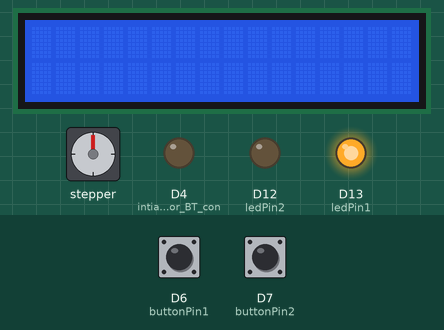
A sketch run on a simulated Arduino MKR. Shown: 16×2 character LCD, stepper motor, output pins drawn as LEDs (lit = HIGH). The inputs (shaded band) are chosen by the test bench; at power-on: D7 (buttonPin2) LOW, D6 (buttonPin1) LOW. WiFi joins after 1.5 s; servers stay silent unless stated; stepper angles assume 500 steps per turn; what the sketch prints to the serial monitor is not drawn.

Above: at 1.2 s.
1.3 s: D7 (buttonPin2) pulled HIGH for 3.2 s
At 3.53 s:
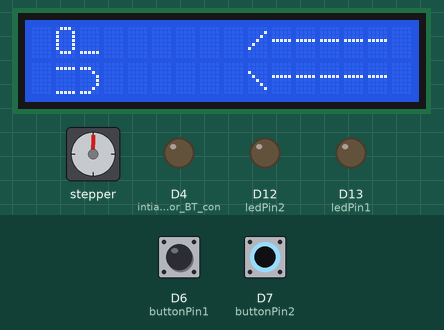
At 4.14 s:
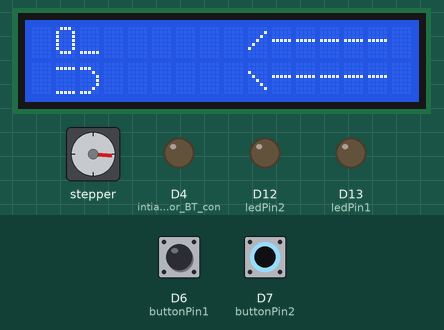
14.1 s: D6 (buttonPin1) pulled HIGH for 3.2 s
At 31.1 s:
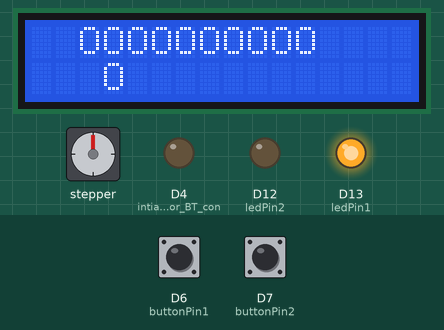
Timing chart, 0 to 32.3 s (numbered marks = the images above; inputs shaded):
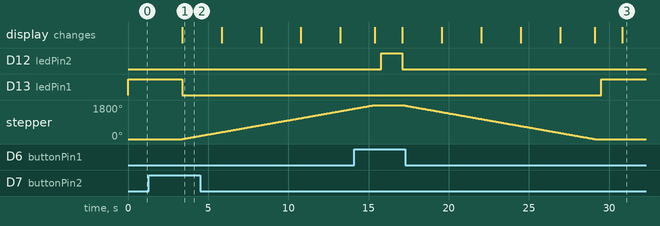

Measured:
- after the input at 1.3 s, D13 (ledPin1): HIGH → LOW after 2.1 s; stepper: keeps turning clockwise at about 150°/s, starting after 2.1 s; the display: changes after 2.1 s (image 1)
- after the input at 14.1 s, D13 (ledPin1): LOW → HIGH after 15.4 s; the display: first differs from a run without the input after 3.0 s (image 3 shows a later state)

The sketch:

Elevator_v6.ino
```cpp
/*
 Elevator Simulation Program
 Created 28 Mar. 2023
 by Asher Linkowski, Marina
 */

#include <Stepper.h>            // Stepper library
#include <SoftwareSerial.h>     // Serial Software library
#include <LiquidCrystal.h>      // include the library code: The LiquidCrystal

#include "ThingSpeak.h"         // Thingspeak library
#include <SPI.h>
#include <WiFiNINA.h>
#include "secrets.h"

char ssid[] = SECRET_SSID;      // Thingspeak wifi access
char pass[] = SECRET_PASS;
WiFiClient theClient;

unsigned long myChannelNumber = SECRET_CH_ID;         // Thingspeak vars
const char myWriteAPIKey[] = SECRET_WRITE_APIKEY;

const int stepsPerRevolution = 500;  // Steps per level
const int torquediff = 1.2;

Stepper myStepper(stepsPerRevolution, 8, 9, 10, 11);    // initialize the stepper library on pins 8 through 11:

int level = 1;    // set starting floor at 1

const int buttonPin1 = 6;     // the number of the pushbutton pin 1
const int buttonPin2 = 7;     // the number of the pushbutton pin 2
int buttonState1 = 0;         // variable for reading the pushbutton 1 status
int buttonState2 = 0;         // variable for reading the pushbutton 2 status
const int ledPin1 =  13;      // the number of the LED 1 pin
const int ledPin2 =  12;      // the number of the LED 2 pin
const int rs = A0, en = A1, d4 = A2, d5 = A3, d6 = A4, d7 = A5; // LCD pin map
LiquidCrystal lcd(rs, en, d4, d5, d6, d7);                      // LCD pin map

SoftwareSerial commModule(2, 3); // RX | TX

byte U1[] = {     // Custom LED byte for the first half of U, for sideways font
  0b00000,
  0b11111,
  0b00000,
  0b00000,
  0b00000,
  0b00000,
  0b00000,
  0b11111
};

byte U2[] = {
  0b00000,
  0b11100,
  0b00010,
  0b00001,
  0b00001,
  0b00001,
  0b00010,
  0b11100
};

byte P1[] = {
  0b01110,
  0b10001,
  0b10001,
  0b10001,
  0b10001,
  0b10001,
  0b11111,
  0b00000
};

byte D1[] = {
  0b00000,
  0b00111,
  0b01000,
  0b10000,
  0b10000,
  0b10000,
  0b11111,
  0b00000
};

byte D2[] = {
  0b00000,
  0b11100,
  0b00010,
  0b00001,
  0b00001,
  0b00001,
  0b11111,
  0b00000
};

byte N1[] = {
  0b00000,
  0b11111,
  0b00000,
  0b00000,
  0b00011,
  0b01100,
  0b11111,
  0b00000
};

byte N2[] = {
  0b00000,
  0b11111,
  0b00110,
  0b11000,
  0b00000,
  0b00000,
  0b11111,
  0b00000
};

byte Ar2[] = {
  0b00000,
  0b00000,
  0b10000,
  0b01000,
  0b00100,
  0b00010,
  0b00001,
  0b00000
};

void setup() {

  pinMode(4, OUTPUT);         // intialize pins for BT control
  //digitalWrite(4, HIGH);    // Pin 4 for EN, setup only

  myStepper.setSpeed(25);     // set the speed rpm
  Serial.begin(9600);         // initialize the serial port
  ThingSpeak.begin(theClient); //Initialize a connection to ThingSpeak

  pinMode(buttonPin1, INPUT); // initialize the pushbutton pin 1 as input
  pinMode(buttonPin2, INPUT); // initialize the pushbutton pin 2 as input
  pinMode(ledPin1, OUTPUT);   // initialize the LED pin 1 as an output
  pinMode(ledPin2, OUTPUT);   // initialize the LED pin 2 as an output
  buttonState1 = LOW;         // initialize the button 1 state as off
  buttonState2 = LOW;         // initialize the button 1 state as off
  digitalWrite(ledPin1, HIGH);    // initialize the floor with light 1 on

  commModule.begin(9600);               // Baud Rate for command Mode.
  Serial.println("Elevator Commands");  // Print initializing text
  commModule.println("Elevator Commands");  // Print initializing text to comm module


  lcd.begin(16, 2);         // set up the LCD's number of columns and rows
  lcd.setCursor(0, 0);      // set the cursor to column 0, line 0
  lcd.createChar(0, U1);    // create custom characters from byte maps
  lcd.createChar(1, U2);
  lcd.createChar(2, D1);
  lcd.createChar(3, D2);
  lcd.createChar(4, N1);
  lcd.createChar(5, N2);
  lcd.createChar(6, Ar2);
  lcd.clear();              // Clears the LCD screen:
}

void loop() {


  if(WiFi.status()!=WL_CONNECTED){
    Serial.print("Attempting to connect to SSID:");
    Serial.println(SECRET_SSID);
    while (WiFi.status() != WL_CONNECTED){
      WiFi.begin(ssid, pass);
      Serial.print(".");
      delay(500);
      }
    Serial.println("\nConnected.");
  }


  ThingSpeak.setField(1, level);
  int x = ThingSpeak.writeFields(myChannelNumber, myWriteAPIKey);
  if (x==200){
   Serial.println("Channel update successful.");
  }
  else{
    Serial.println("Problem updateing channel.");
  }
  delay(1000);


  buttonState1 = digitalRead(buttonPin1);   // read the state of the pushbutton 1 value:
  buttonState2 = digitalRead(buttonPin2);   // read the state of the pushbutton 2 value:

  // Floor 1 button
  if (buttonState1 == HIGH){                  // check if the floor 1 button pressed
    if (level != 1){                          // check if the elevator is not on floor 1
    digitalWrite(ledPin2, LOW);               // turn floor 2 LED off
    lcd.clear();              // Clears the LCD screen:
  lcd.setCursor(1, 1);        // This block prints "up"
  lcd.write(byte(2));
  lcd.setCursor(2, 1);
  lcd.write(byte(3));

  lcd.setCursor(1, 0);
  lcd.write(byte(4));
  lcd.setCursor(2, 0);
  lcd.write(byte(5));

  lcd.setCursor(4, 0);      // This block prints the moving arrow
   lcd.print("-----");
   lcd.write(byte(6));
   lcd.setCursor(4, 1);
   lcd.print("-----/");

   myStepper.step(-stepsPerRevolution);       // move motor to floor

   lcd.setCursor(4, 0);
   lcd.print(" -----");
   lcd.write(byte(6));
   lcd.setCursor(4, 1);
   lcd.print(" -----/");

   myStepper.step(-stepsPerRevolution);

   lcd.setCursor(4, 0);
   lcd.print("  -----");
   lcd.write(byte(6));
   lcd.setCursor(4, 1);
   lcd.print("  -----/");

   myStepper.step(-stepsPerRevolution);

   lcd.setCursor(4, 0);
   lcd.print("   -----");
   lcd.write(byte(6));
   lcd.setCursor(4, 1);
   lcd.print("   -----/");

   myStepper.step(-stepsPerRevolution);

   lcd.setCursor(4, 0);
   lcd.print("    -----");
   lcd.write(byte(6));
   lcd.setCursor(4, 1);
   lcd.print("    -----/");

   myStepper.step(-stepsPerRevolution);

   lcd.setCursor(4, 0);
   lcd.print("     -----");
   lcd.write(byte(6));
   lcd.setCursor(4, 1);
   lcd.print("     -----/");

    delay(400);                               // wait for "doors to open"
    digitalWrite(ledPin1, HIGH);              // turn floor 1 LED on
    level = 1;                                // now on level 1

    Serial.print("You are on level ");
    Serial.println(level);
    commModule.println(level);

    } else {                                  // if it's already on floor 1, blink
      digitalWrite(ledPin1, LOW);
      delay(100);
      digitalWrite(ledPin1, HIGH);
      delay(100);
      digitalWrite(ledPin1, LOW);
      delay(100);
      digitalWrite(ledPin1, HIGH);
      delay(100);
      digitalWrite(ledPin1, LOW);
      delay(100);
      digitalWrite(ledPin1, HIGH);
    }
    }


  // Floor 2 button
  if (buttonState2 == HIGH){                  // check if the floor 2 button pressed
    if (level != 2){                          // check if the elevator is not on floor 1
    digitalWrite(ledPin1, LOW);               // turn floor 1 LED off
    lcd.clear();              // Clears the LCD screen:

  lcd.setCursor(1, 1);        // This block prints "dn"
  lcd.write(byte(0));
  lcd.setCursor(2, 1);
  lcd.write(byte(1));

  lcd.setCursor(1, 0);
  lcd.print("O");
  lcd.setCursor(2, 0);
  lcd.print("_");

   lcd.setCursor(4, 0);
   lcd.print("     /-----   ");
   lcd.setCursor(9, 1);
   lcd.write(byte(6));
   lcd.print("-----   ");

  myStepper.step(stepsPerRevolution*torquediff);       // move motor to floor

   lcd.setCursor(4, 0);
   lcd.print("    /-----   ");
   lcd.setCursor(8, 1);
   lcd.write(byte(6));
   lcd.print("-----   ");

  myStepper.step(stepsPerRevolution*torquediff);

   lcd.setCursor(4, 0);
   lcd.print("   /-----   ");
   lcd.setCursor(7, 1);
   lcd.write(byte(6));
   lcd.print("-----   ");

  myStepper.step(stepsPerRevolution*torquediff);

   lcd.setCursor(4, 0);
   lcd.print("  /-----   ");
   lcd.setCursor(6, 1);
   lcd.write(byte(6));
   lcd.print("-----   ");

   myStepper.step(stepsPerRevolution*torquediff);

   lcd.setCursor(4, 0);
   lcd.print(" /-----   ");
   lcd.setCursor(5, 1);
   lcd.write(byte(6));
   lcd.print("-----   ");

   myStepper.step(stepsPerRevolution*torquediff);

   lcd.setCursor(4, 0);
   lcd.print("/-----   ");
   lcd.setCursor(4, 1);
   lcd.write(byte(6));
   lcd.print("-----   ");

    delay(400);                               // wait for "doors to open"
    digitalWrite(ledPin2, HIGH);              // turn floor 2 LED on
    level = 2;                                // now on level 2

    Serial.print("You are on level ");
    Serial.println(level);
    commModule.println(level);


    } else {                                  // if it's already on floor 2, blink
      digitalWrite(ledPin2, LOW);
      delay(100);
      digitalWrite(ledPin2, HIGH);
      delay(100);
      digitalWrite(ledPin2, LOW);
      delay(100);
      digitalWrite(ledPin2, HIGH);
      delay(100);
      digitalWrite(ledPin2, LOW);
      delay(100);
      digitalWrite(ledPin2, HIGH);
    }
    }

    if ((buttonState1 == LOW) && (buttonState2 == LOW)){    // If no button was pressed, and it's on a floor, display the floor number

        if (level == 1){
          lcd.setCursor(0, 0);
          lcd.print("  OOOOOOOOOO      ");
          lcd.setCursor(0, 1);
          lcd.print("   O           ");
        }

        if (level == 2){
          lcd.setCursor(0, 0);
          lcd.print("  OOOOO   O    ");
          lcd.setCursor(0, 1);
          lcd.print("  O   OOOOO      ");
        }
    }

}
```

secrets.h
```cpp
#define SECRET_SSID "vodafoneC190"
#define SECRET_PASS "7W7LFEFJCFAVAX"

#define SECRET_CH_ID 2136533
#define SECRET_WRITE_APIKEY "IVAPONODXK57TPV2"
```
